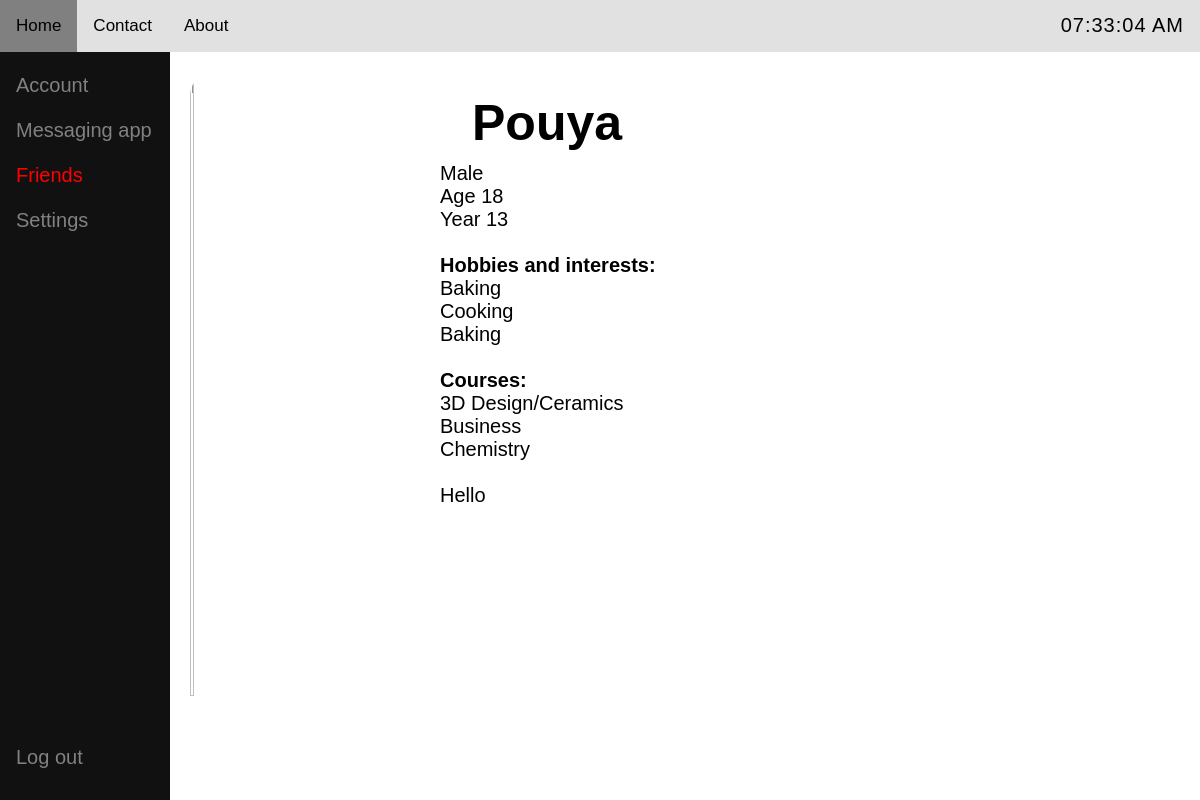
The page /Users?name=Pouya (signed in) on the database as committed earlier.
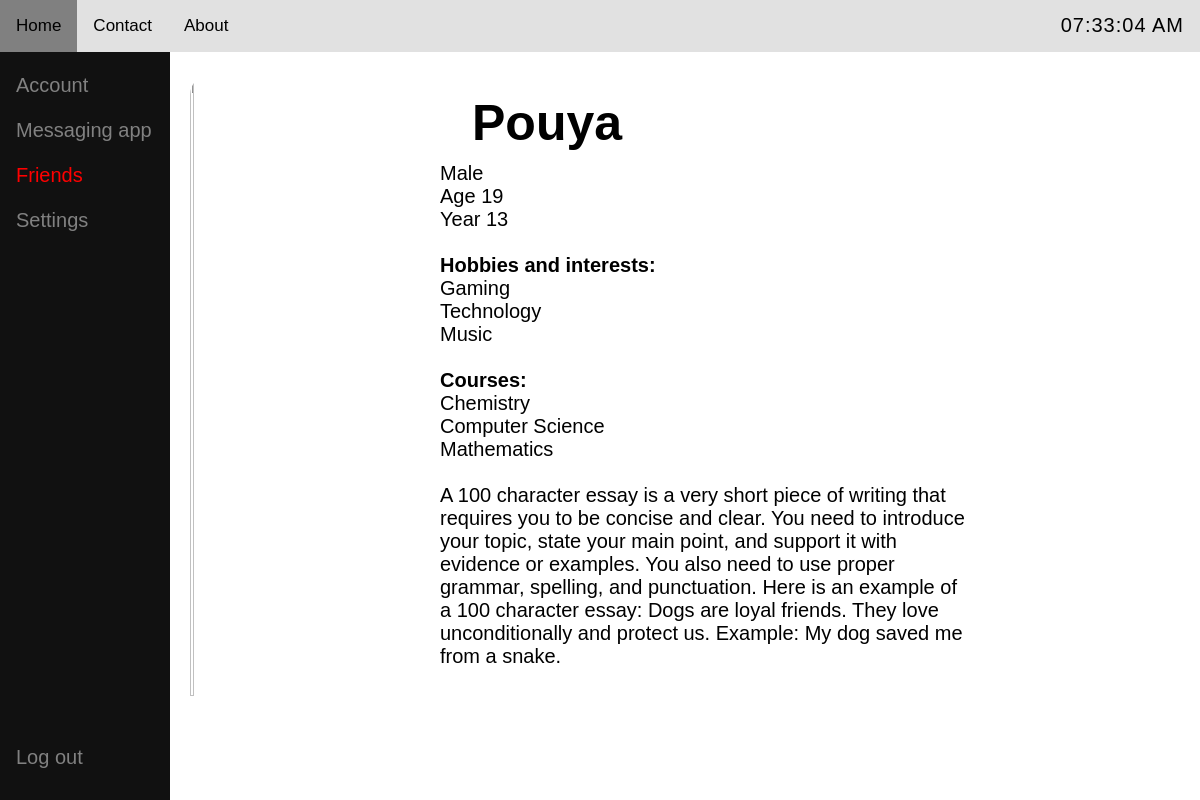
The same page on the database as committed later.
### tables this page shows
CREATE TABLE FORM(
                    username VARCHAR(20) NOT NULL PRIMARY KEY,
                    gender VARCHAR(10) NOT NULL,
                    age INT NOT NULL,
                    hobby1 VARCHAR(20) NOT NULL,
                    hobby2 VARCHAR(20) NOT NULL,
                    hobby3 VARCHAR(20),
                    phone VARCHAR(15) NOT NULL,
                    colour1 VARCHAR(10) NOT NULL,
                    colour2 VARCHAR(10),
                    course1 VARCHAR(20) NOT NULL,
                    course2 VARCHAR(20) NOT NULL,
                    course3 VARCHAR(20) NOT NULL,
                    year INT NOT NULL,
                    bio VARCHAR(150) NOT NULL);

### app.py (the view)
@app.route('/Users', methods=['GET'])
def Users():        #a function that handles the '/Users' route
    name = request.args.get('name')     #gets the value of the 'name' argument from the GET request's query string
    con = sqlite3.connect('login.db')   #creates a connection to the SQLite database named 'login.db'
    cur = con.cursor()                  #creates a cursor object that can execute SQL commands on the connected database
    cur.execute("SELECT * FROM USER WHERE Username=?" ,[name])
    username = cur.fetchall()      #fetches all the rows returned by the SQL query and assigns them to the variable 'match'
    con.close()     #close the connection to the database
    con = sqlite3.connect('image.db')       #creates a connection to a SQLite database named 'image.db'
    cur = con.cursor()                      #creates a cursor object that can execute SQL commands on the connected database
    cur.execute("SELECT image FROM IMAGES WHERE Username=?" ,[name])
    filename = cur.fetchall()     #fetches all the rows returned by the SQL query and assigns them to the variable 'match2'
    con.close()     #close the connection to the database
    con = sqlite3.connect('login.db')
    cur = con.cursor()
    cur.execute("SELECT gender, age, hobby1, hobby2, hobby3, course1, course2, course3, year, bio FROM FORM WHERE username=?", [name])
    data = cur.fetchall()
    con.close()
    if len(filename) == 0:
        filename="blank.jpg"
        if data == []:
            return render_template('users.html',username=username, filename=filename)
        return render_template('users.html',username=username, filename=filename, data=data)
    if data == []:
        return render_template('users.html',username=username, filename=filename[0][0])
    return render_template('users.html',username=username, filename=filename[0][0], data=data)

### templates/users.html (shortened to what this page needs)
<!DOCTYPE html>
<html lang="en">
   <head>
      <link  rel="stylesheet" href="/static/users.css">
  </head>
  <body>
  <div class="topnav">
      <a id="click" class="index.html" href="/">Home</a>
      <a id="click" href="contact.html">Contact</a>
      <a id="click" href="about.html">About</a>
      <label id="time"></label>
  </div>
  <div class="sidebar">
    <a href="/account">Account</a>
    <a href="/message">Messaging app</a>
    <a href="friends"  style="color:red;">Friends</a>
    <a href="/settings">Settings</a>
    <a id="click1" href="/logout">Log out</a>
  </div>
<body>
<h1 id="name">{{username[0][2]}}</h1>
{% if data %}
<div id="dataCSS">
<label>{{ data[0][0] }}</label><br>
<label>Age {{ data[0][1] }}</label><br>
<label>Year {{ data[0][8] }}</label><br><br>
<label style="font-weight:bold;">Hobbies and interests:</label><br>
<label>{{ data[0][2] }}</label><br>
<label>{{ data[0][3] }}</label><br>
<label>{{ data[0][4] }}</label><br><br>
<label style="font-weight:bold;">Courses:</label><br>
<label>{{ data[0][5] }}</label><br>
<label>{{ data[0][6] }}</label><br>
<label>{{ data[0][7] }}</label><br><br>
<label>{{ data[0][9] }}</label><br>
</div>
{% else %}
<div id="dataCSS">
<label>The user hasn't completed the student form.</label><br>
</div>
{% endif %}
<div class="slideshow-container">
<div class="mySlides fade">
  <img src="/static/images/{{ filename }}" id="imguser">
</div>
</div>
<br>
</body>
</html>

Rows that differ between the two databases and show on the page:
changed FORM "Chemistry": age "18" → "19"; hobby1 "Baking" → "Gaming"; hobby2 "Cooking" → "Technology"; hobby3 "Baking" → "Music"; course1 "3D Design/Ceramics" → "Chemistry"; course2 "Business" → "Computer Science"; course3 "Chemistry" → "Mathematics"; bio (not shown) → "A 100 character essay is a very short piece of writing that requires you to be concise and clear. You need to introduce your topic, state your main point, and support it with evidence or examples. You also need to use proper grammar, spelling, and punctuation. Here is an example of a 100 character essay: Dogs are loyal friends. They love unconditionally and protect us. Example: My dog saved me from a snake."
